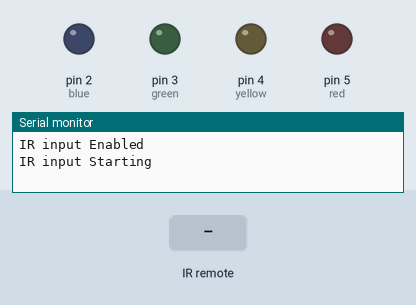
Simulated run of this sketch. Board: Arduino Uno, built with avr-gcc and run on an emulated ATmega328P. On the bench: output pins drawn as LEDs (lit = HIGH), the last lines printed to the serial monitor. The inputs (shaded band) are chosen by the test bench.

Above: at 1.2 s.
1.3 s: infrared code 0x8877 received
At 1.7 s:
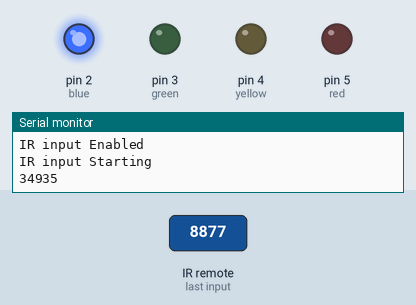
3.3 s: infrared code 0x48B7 received
At 3.7 s:
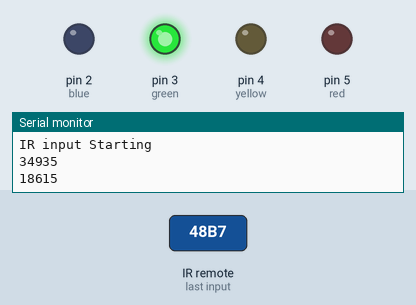
5.3 s: infrared code 0x28D7 received
At 5.7 s:
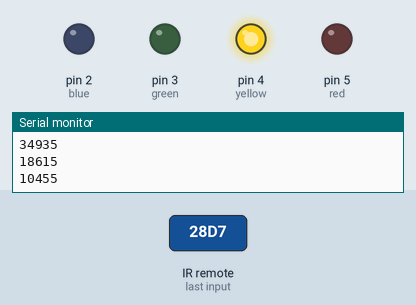
7.3 s: infrared code 0xA857 received
At 7.7 s:
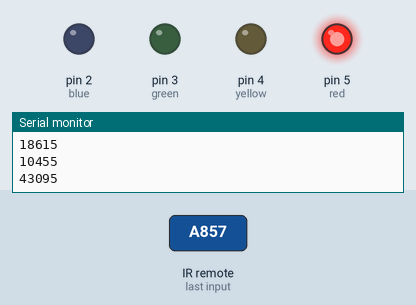
Timing chart, 0 to 10.3 s (numbered marks = the images above; inputs shaded):
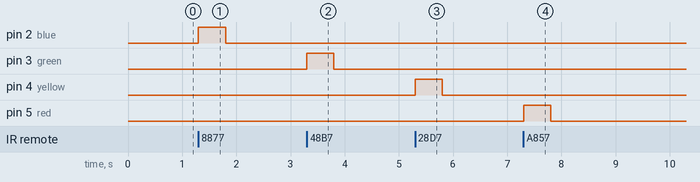

Measured:
- after the input at 1.3 s, pin 2 (blue): LOW → HIGH at once, → LOW 0.50 s later
- after the input at 3.3 s, pin 3 (green): LOW → HIGH at once, → LOW 0.50 s later
- after the input at 5.3 s, pin 4 (yellow): LOW → HIGH at once, → LOW 0.50 s later
- after the input at 7.3 s, pin 5 (red): LOW → HIGH at once, → LOW 0.50 s later

The sketch:

leesieun09.ino
```cpp
#include <IRremote.h>
//전역변수 설정
int blue = 2;
int green = 3;
int yellow = 4;
int red = 5;
int RECV_PIN = 11;
//IR라이브러리 객체
IRrecv irrecv(RECV_PIN);
decode_results results; //IR신호 복호화(역할 : 십진수-> 아스키코드 변환하는 비슷한 역할)
void setup() {
  // 전원 ON시, 1회만 실행
  // GPIO핀 모드 설정
  pinMode(blue, OUTPUT);
  pinMode(green, OUTPUT);
  pinMode(yellow, OUTPUT);
  pinMode(red, OUTPUT);

  //시리얼 모니터로 출력 설정
  Serial.begin(9600);
  Serial.println("IR input Enabled");
  irrecv.enableIRIn(); //IRrecv 구조체(C) = 클래스(자바) : 변수, 함수 모두 포함
  Serial.println("IR input Starting");
}

void loop() {
  // 전원 ON시, 무한 반복
  if(irrecv.decode(&results)) { //수신값을 확인해서 있으면 true를 반환하는 함수 decode
    unsigned int value = results.value;
    Serial.println(value);
    switch(value) {
      case 34935:
        digitalWrite(blue, HIGH);
        delay(500);
        digitalWrite(blue, LOW);
        break;
      case 18615:
        digitalWrite(green, HIGH);
        delay(500);
        digitalWrite(green, LOW);
        break;
      case 10455:
        digitalWrite(yellow, HIGH);
        delay(500);
        digitalWrite(yellow, LOW);
        break;
      case 43095:
        digitalWrite(red, HIGH);
        delay(500);
        digitalWrite(red, LOW);
        break;
    }
    //switch문 end
    irrecv.resume(); //ready 수신 준비 상태로 만들기
  }
}
```

array.c
```cpp
#include <stdio.h>
void main() {
	int score[5]; //배열크기지정 공간 5개.
	int sum=0; //변수선언하면서 초기값 지정
	int cnt;
	for(cnt=0;cnt<5;cnt++){
		printf("입력(정수 %d)=>", cnt+1);
		scanf("%d", &score[cnt]);//score[0], score[1], ..., score[4] 총 다섯개 입력받기
	}

	for(cnt=0;cnt<5;cnt++){
		sum += score[cnt];
	}

	printf("총점 : %d, 평균 : %d\n", sum, sum/cnt);
}
```

bank.c
```cpp
#include <stdio.h>
void main() {
	printf("안녕하세요. C언어 은행입출금 프로그램입니다.\n");
	int menu, total, inputMoney, drawMoney;
	total=0;
	while(1){
		printf("1.입금 / 2.출금 / 3.잔고 / 4.종료\n");
		scanf("%d", &menu);

		if(menu==1){
			printf("현재 잔액 : %d원\n", total);
			printf("입금할 금액 : ");
			scanf("%d", &inputMoney);

			total = total+inputMoney;
			printf("입금 성공! 현재 잔액 : %d원\n\n\n", total);
		}else if(menu==2){
			printf("현재 잔액 : %d원\n", total);
			printf("출금할 금액 : ");
			scanf("%d", &drawMoney);
			if(total>drawMoney){
				total = total-drawMoney;
				printf("출금 성공! 현재 잔액 : %d원\n\n\n", total);
			} else {
				printf("출금 실패! 잔액이 부족합니다.");
				printf("현재 잔액 : %d원\n\n\n", total);
			}

		} else if(menu==3) {
			printf("현재 잔액 : %d원\n\n\n", total);
		} else if(menu==4) {
			printf("현재 잔액 : %d원\n", total);
			printf("프로그램을 종료합니다.\n");
			break;
		} else {
			printf("잘못 입력했습니다.\n\n\n");
		}
	}

}
```

calc.c
```cpp
#include <stdio.h>

void main() {
	int a,b,c,d;
	a=30; b=20;
	c=a+b;
	printf("c=%d", c); //결과 c=50;
	d=a>5 && b<10;// 1 ||(+) 0 = 1(true), 1 &&(x) 0 = 0(false)
	// 논리연산 : true/false사용. and연산(&&연산), or연산(||덧셈연산), not연산(반대연산)
	printf("d=%d\n",d); //결과 d=0;

	//관계연산 < > 대소관계를 비교(아래)
	if(a>b) {
		printf("a는 b보다 크다\n");
	} else {
		printf("b는 a보다 크거나 같다\n");
	}

}
```

char_ascii.c
```cpp
/**
구현내용 : 키보드로부터 한 문자를 입력받아서
		입력문자에 해당하는 아스키코드 값을 출력하는 프로그램
작성자 : 이시은
작성일 : 2021-02-16
-------------------------------------------------------
출력 : 문자입력 : A
	  아스키값 : 65
-------------------------------------------------------
**/
#include <stdio.h>
void main() {
	printf("키보드로 입력받을 문자를 아스키코드로 변환해서 출력하기\n");
	printf("프로그램을 종료하려면 0을 누르세요.\n");
	char human;
	while(1) { //무한루프
		printf("문자 입력 : ");
		scanf("%c", &human);
		getchar(); // 위 scanf로 입력받은 엔터를 공백으로 처리하는 역할
		printf("아스키값 : %d\n", human);
		if(human == 48){ //사람이 인식하는 0 = 컴퓨터는 48 인식
			printf("프로그램을 종료합니다. 중지코드는 %d\n", human);
			break;
		}
	}
}
```

even_odd.c
```cpp
#include <stdio.h>
void main() {
	int a;
	while(1){
		printf("짝수-홀수 판별할 정수를 입력하세요.\n");
		printf("종료할 때는 숫자 0을 입력하세요.\n");
		scanf("%d", &a); //scanf함수는 변수앞ㅍ에 &(어드레스기호)를 붙입니다.
		if(a==0){
			//IoT로 전송받은 값이 0이면 반복문 종료한다.(아래)
			break;
		}
	//분기문 if문
		if(a%2==0){
			printf("입력하신 숫자 %d는 짝수입니다.\n", a);
		}
		if(a%2==1){
			printf("입력하신 숫자 %d는 홀수입니다.\n", a);
		}
	}
	printf("프로그램이 종료되었습니다.\n");
}
```

factorial.h
```cpp
/* 팩토리얼 */
#define ONE 1
int factorial(int n) {
	if(n>ONE){
		return(n*factorial(n-1));
		// 3*factorial(2)
		// 3*(2*factorial(1))
		// 3*(2*1)
	}else{
		return (ONE);
	}
}
```

functions.c
```cpp
#include <stdio.h>
#include <string.h> //strlen(문자열길이), strcmp(문자열의비교함수)

//문자열의 길이를 구하는 프로그램.
void main() {
	char string[200]; //200바이트 크기의 char형 변수명 string을 배열변수로 생성
	printf("문자를 입력한 후 ENTER키를 누르면 입력한 문자열의 길이가 출력됩니다.\n");
	printf("stop 문자를 입력하면 프로그램이 종료됩니다.\n");
	do {
		scanf("%s", &string);
		if(strcmp("stop", string)==0){ //0은 true/false 개념 아니고, 인덱스 0번값이 존재
			printf("프로그램을 종료합니다.\n");
			break;
		}
		printf("입력한 문자열의 길이는 %d입니다.\n", strlen(string));
	}while(1);
}
```

gugu.c
```cpp

```

in_out.c
```cpp
#include <stdio.h>

void main() {
	int a, b;
	printf("입력(integer)==>"); 	//표준출력 Standard Output 함수
	scanf("%d", &a);			 //표준입력 Standard Input 함수

	printf("입력(정수형)==>");
	scanf("%d", &b);

	printf("\n a=%d, b=%d\n", a, b);
}
```

includeFile.c
```cpp
#include <stdio.h>
#include "factorial.h" //5!=5*4*3*2*1

void main() {
	int x;
	printf("팩토리얼을 구할 숫자 입력 : ");
	scanf("%d", &x);
	printf("%d! = %d\n", x, factorial(x));
	getchar(); //입력 후 엔터키를 공백으로 처리
}
```

multi.c
```cpp
#include <stdio.h> //라이브러리 임포트
int multi(int x, int y); //함수 명세 표시= 스프링의 인터페이스와 같은 역할

void main() {
	int a, b, c; // 정수형 변수 a,b,c 선언
	printf("곱하기 할 첫번째 수를 입력하세요 : ");
	scanf("%d", &a);
	printf("곱하기 할 두번째 수를 입력하세요 : ");
	scanf("%d", &b);
	c=multi(a,b); //함수호출
	printf("실행결과 : %d X %d = %d\n", a, b, c);
}

int multi(int x, int y){
	return (x*y);
}
```

pointer.c
```cpp
#include <stdio.h>
#include <string.h>

void main() {
	char buffer[80];
	char *p  =buffer;
	int len;
	int i=0;
	int cnt=0;

	printf("문자열을 입력하세요.");
	scanf("%s", p); //주소 인덱스를 가지고 있음.
	len=strlen(p);
	printf("문자열의 길이는 %d 입니다.", len);
	printf("p변수의 인덱스 주소는 %d \n", p);
	while(*p) {
		p++; //p변수에 주소 인덱스 값을 증가 *p 변수에 데이터가 공백이 나올떄까지 반복
	}
	printf("while을 거친 후 p변수의 인덱스 주소는 %d \n", p);
	printf("문자열을 역순으로 출력하기 : \n");
	while(cnt<len){
		p--;
		printf("현재 인덱스 주소는 %d, 그리고 해당 인덱스 주소의 값은 ", p);
		putchar(*p); //현재 p인덱스 주소의 *p 변수값을 1개씩, 출력함수 putchar(1글자 출력)
		printf("\n");
		cnt++;
	}
	putchar('\n'); //글자를 출려가지 않고 엔터키를 누른 효과
	printf("출력한 이후의 인덱스 번호는 %d\n", p);
	getchar(); //버퍼내용 초기화, 공백을 입력해서 버퍼내용 삭제하는 효과
}
```

string_ascii.c
```cpp
/* 키보드로 입력받은 문자열을 컴퓨터가 알아듣는 아스키코드로 변경 */
#include <stdio.h>
#include <string.h>

void main() {
	char buffer[80];
	char *p=buffer;
	int len;
	int cnt=0; //입력받은 문자열을 아스키코드로 변경할 때 반복구문에 사용
//---------------------------------------------------------------
	while(1){
		printf("문자열을 입력하세요.(종료하려면 Ctrl+C 누르세요.) : ");
		scanf("%s", p); //키보드로 입력받아서 *p변수의 주소에 저장한다.
		//반복구문 시작(아래)
		len = strlen(p); //문자열의 길이를 구하기
		while(cnt<len) { // cnt 0부터 비교 기준인 len문자열의 길이값 전까지 출력
			printf("%d   ", *p);
			//현재 p주소의 값은 %c는 사람문자, %d는 아스키코드로 출력(위)
			p=p+1;//p인덱스주소는 컴퓨터가 비어있는 메모리주소를 찾아서 부여
			cnt=cnt+1;
		}
		printf("\n");
		cnt=0;
		//seoul을 입력하면 s   e   o   u   l 출력
	}
//---------------------------------------------------------------
}
```

varType.c
```cpp
#include <stdio.h> //#으로 시작하는 명령어는 매크로 명령어라고 한다.
#define AGE 26
#define PI 3.141592
#define NAME "이시은"
const int a=10; //const로 상수를 정의
const float b=10.56789;
const char c='K'; //char 단일문자타입
const char *OPEN ="오픈소스그룹"; //char *포인터상수

void main() {
	int i=28; float j=4.0; char k='A';
	char ch[10]="홍길동"; //char 배열 문자
	char *p = "프로그래머programmer"; //char *포인터변수
	printf("기관은 %s\n이름은 %s\n나이는 %d\n", OPEN, NAME, AGE);
	printf("--------------------------------\n");
	printf("%s %s\n나이는 %d\n직급은 %c\n평점은 %f\n", ch,p,i, k, j);
}
```
